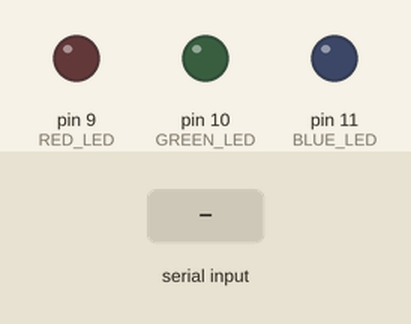
A sketch run on a simulated Arduino Uno, built with avr-gcc and run on an emulated ATmega328P. Shown: output pins drawn as LEDs (lit = HIGH). Inputs (shaded band) come from the test bench. What the sketch prints to the serial monitor is not drawn.

Above: at 1.2 s.
1.3 s: "red" received over Serial
At 3.4 s:
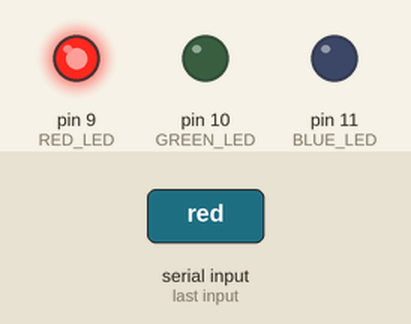
3.8 s: "green" received over Serial
At 5.4 s:
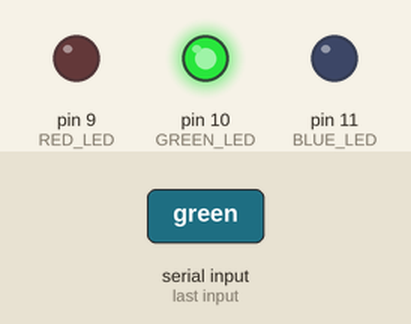
6.3 s: "blue" received over Serial
At 8.4 s:
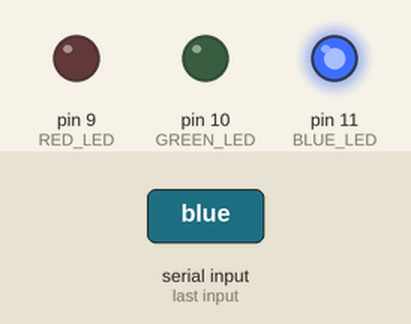
8.8 s: "yellow" received over Serial
At 10.5 s:
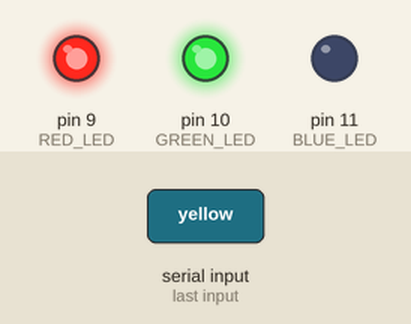
11.3 s: "cyan" received over Serial
At 13.5 s:
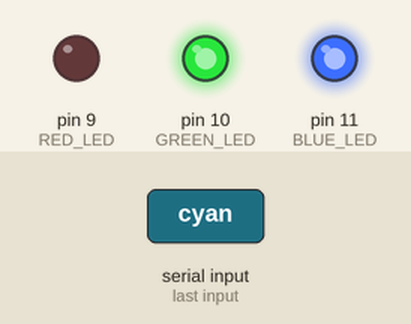
13.8 s: "magenta" received over Serial
At 15.5 s:
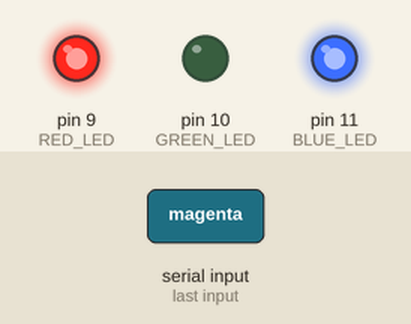
Timing chart, 0 to 17.0 s (numbered marks = the images above; inputs shaded):
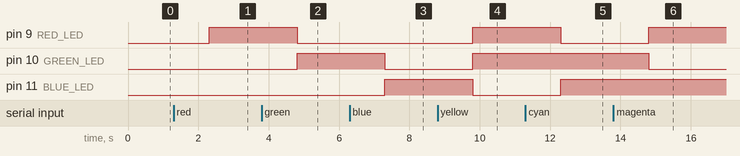

The sketch:

mixing_colors.ino
```cpp
#define RED_LED 9
#define GREEN_LED 10
#define BLUE_LED 11

String color;

void setup() {
  pinMode(RED_LED, OUTPUT);
  pinMode(GREEN_LED, OUTPUT);
  pinMode(BLUE_LED, OUTPUT);

  Serial.begin(9600);
}

void loop() {
  Serial.print("Enter a color for the LED: ");

  while (Serial.available() == 0) {
    // waiting for input...
  }
  color = Serial.readString();

  Serial.println(color);

  if (color == "red") {
    analogWrite(RED_LED, 255);
    analogWrite(GREEN_LED, 0);
    analogWrite(BLUE_LED, 0);
  } else if (color == "green") {
    analogWrite(RED_LED, 0);
    analogWrite(GREEN_LED, 255);
    analogWrite(BLUE_LED, 0);
  } else if (color == "blue") {
    analogWrite(RED_LED, 0);
    analogWrite(GREEN_LED, 0);
    analogWrite(BLUE_LED, 255);

  } else if (color == "yellow") {
    analogWrite(RED_LED, 255);
    analogWrite(GREEN_LED, 255);
    analogWrite(BLUE_LED, 0);
  } else if (color == "cyan") {
    analogWrite(RED_LED, 0);
    analogWrite(GREEN_LED, 255);
    analogWrite(BLUE_LED, 255);
  } else if (color == "magenta") {
    analogWrite(RED_LED, 255);
    analogWrite(GREEN_LED, 0);
    analogWrite(BLUE_LED, 255);
  } else if (color == "white") {
    analogWrite(RED_LED, 255);
    analogWrite(GREEN_LED, 255);
    analogWrite(BLUE_LED, 255);

  } else if (color == "orange") {
    analogWrite(RED_LED, 255);
    analogWrite(GREEN_LED, 128);
    analogWrite(BLUE_LED, 0);
  } else if (color == "chartreuse") {
    analogWrite(RED_LED, 128);
    analogWrite(GREEN_LED, 255);
    analogWrite(BLUE_LED, 0);
  } else if (color == "springgreen") {
    analogWrite(RED_LED, 0);
    analogWrite(GREEN_LED, 255);
    analogWrite(BLUE_LED, 128);
  } else if (color == "azure") {
    analogWrite(RED_LED, 0);
    analogWrite(GREEN_LED, 128);
    analogWrite(BLUE_LED, 255);
  } else if (color == "violet") {
    analogWrite(RED_LED, 128);
    analogWrite(GREEN_LED, 0);
    analogWrite(BLUE_LED, 255);
  } else if (color == "rose") {
    analogWrite(RED_LED, 255);
    analogWrite(GREEN_LED, 0);
    analogWrite(BLUE_LED, 128);

  } else {
    Serial.println("Sorry, unknown color!");
    analogWrite(RED_LED, 0);
    analogWrite(GREEN_LED, 0);
    analogWrite(BLUE_LED, 0);
  }
}
```

Measured:
- after the input at 1.3 s, pin 9 (RED_LED): LOW → HIGH after 1.0 s
- after the input at 3.8 s, pin 9 (RED_LED): HIGH → LOW after 1.0 s; pin 10 (GREEN_LED): LOW → HIGH after 1.0 s
- after the input at 6.3 s, pin 10 (GREEN_LED): HIGH → LOW after 1.0 s; pin 11 (BLUE_LED): LOW → HIGH after 1.0 s
- after the input at 8.8 s, pin 9 (RED_LED), pin 10 (GREEN_LED): LOW → HIGH after 1.0 s; pin 11 (BLUE_LED): HIGH → LOW after 1.0 s
- after the input at 11.3 s, pin 9 (RED_LED): HIGH → LOW after 1.0 s; pin 11 (BLUE_LED): LOW → HIGH after 1.0 s
- after the input at 13.8 s, pin 9 (RED_LED): LOW → HIGH after 1.0 s; pin 10 (GREEN_LED): HIGH → LOW after 1.0 s
